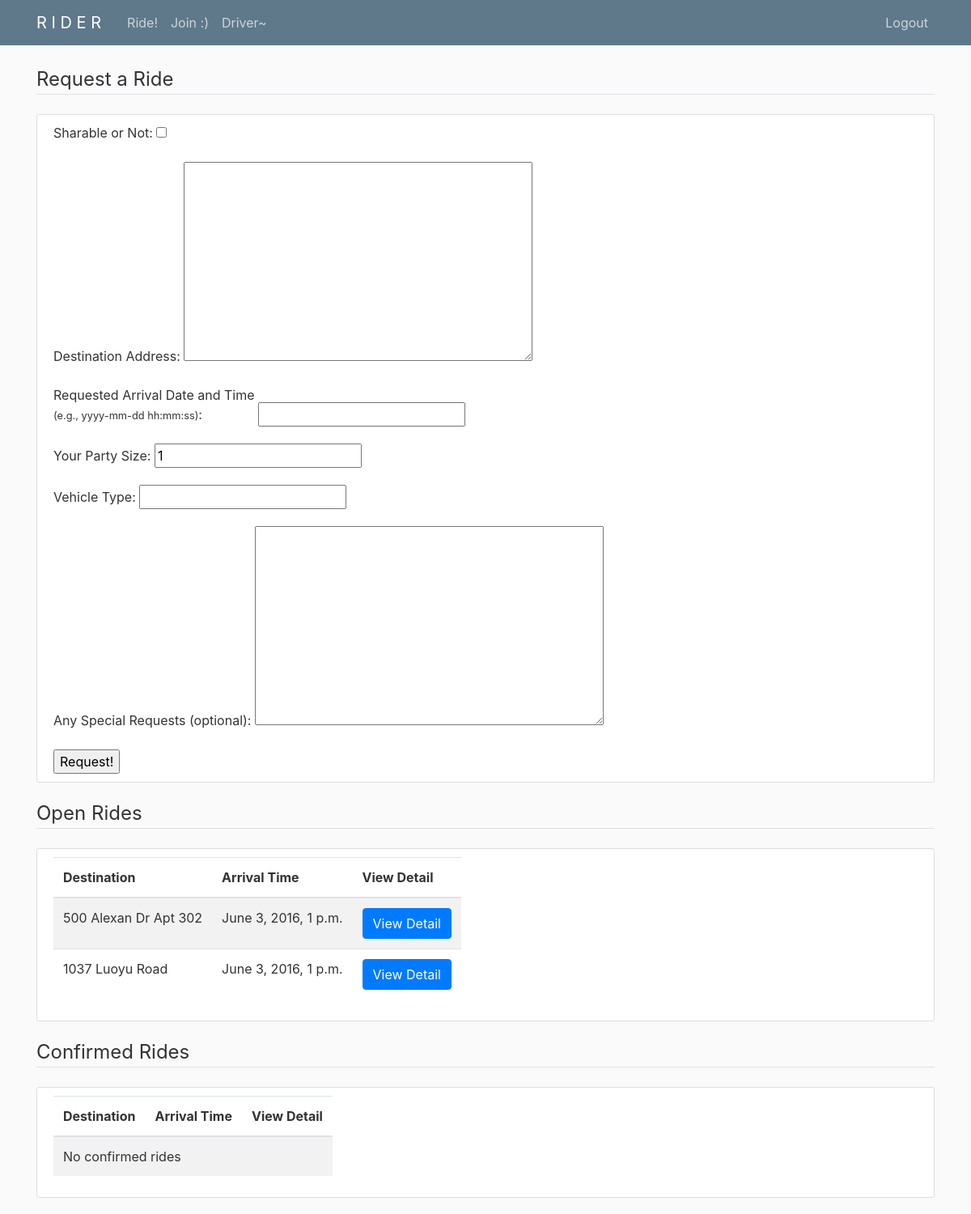
The page / (signed in) on the database its author committed.
### rider/models.py (models this page shows, shortened)
class Order(models.Model):  # Order = ride request
    STATUS_CHOICES = (
        ('O', 'Open'),
        ('C', 'Confirmed'),
        ('P', 'Completed'),
    )
    status = models.CharField(
        max_length=2, choices=STATUS_CHOICES, default='O')
    sharableTF = models.BooleanField()
    ownerID = models.ForeignKey(
        User, on_delete=models.CASCADE, related_name='ownerID')
    destAddr = models.TextField()
    reqArrvDateTime = models.DateTimeField()
    ownerPartySize = models.PositiveIntegerField(default=1)
    vehicleType = models.CharField(max_length=100, blank=True)
    specialRequest = models.TextField(blank=True)
    driverID = models.ForeignKey(
        'Driver', blank=True, on_delete=models.SET_NULL, null=True)
    sharerID = models.ForeignKey(
        User, blank=True, on_delete=models.SET_NULL, related_name='sharerID', null=True)
    sharerPartySize = models.PositiveIntegerField(blank=True, default=1)
    totalPartySize = models.PositiveIntegerField()

### rider/views.py (the view)
# urls.py: 2. Add a URL to urlpatterns:  path('', views.home, name='home')
@login_required
def home(request):
    if request.method == 'POST':
        form = OwnerOrderForm(request.POST)
        if form.is_valid():
            order = form.save(commit=False)
            order.ownerID = request.user
            order.totalPartySize = order.ownerPartySize
            order.save()
            messages.success(
                request, f'Order requested successfully!')
            return redirect('rider-home')
        messages.warning(
            request, f'Order request failed!')
    else:
        form = OwnerOrderForm()
    rides = Order.objects.filter(
        ownerID=request.user) | Order.objects.filter(sharerID=request.user)
    open_rides = rides.filter(status='O')
    confirmed_rides = rides.filter(status='C')
    return render(request, 'rider/home.html', {'form': form, 'open_rides': open_rides, 'confirmed_rides': confirmed_rides})

### rider/forms.py
class OwnerOrderForm(forms.ModelForm):
    class Meta:
        model = Order
        fields = ('sharableTF', 'destAddr', 'reqArrvDateTime',
                  'ownerPartySize', 'vehicleType', 'specialRequest')
        labels = {'sharableTF': 'Sharable or Not',
                  'destAddr': 'Destination Address',
                  'reqArrvDateTime': mark_safe('Requested Arrival Date and Time<br><small>(e.g., yyyy-mm-dd hh:mm:ss)</small>'),
                  'ownerPartySize': 'Your Party Size',
                  'vehicleType': 'Vehicle Type',
                  'specialRequest': 'Any Special Requests (optional)'}

### rider/templates/rider/home.html (shortened to what this page needs)
{% extends 'rider/base.html' %}
{% block content %}
<legend class="border-bottom mb-4">Request a Ride</legend>
<article class="media content-section">
    <div class="media-body">
        <form method="post">
            {{ form.as_p }}
            <input type="submit" value="Request!">
        </form>
    </div>
</article>
<legend class="border-bottom mb-4">Open Rides</legend>
<article class="media content-section">
    <div class="media-body">
        {% if open_rides is not None %}
            <table class="table table-striped table-hover table-responsive">
                <thead>
                    <tr>
                        <th>Destination</th>
                        <th>Arrival Time</th>
                        <th>View Detail</th>
                    </tr>
                </thead>
                <tbody>
                    {% for ride in open_rides %}
                        <tr>
                            <td>{{ ride.destAddr }}</td>
                            <td>{{ ride.reqArrvDateTime }}</td>
                            <td>
                                <form method="get" action="/ride_details">
                                    <button type="submit" class="btn btn-primary">
                                        View Detail
                                    </button>
                                </form>
                            </td>
                        </tr>
                    {% empty %}
                        <tr>
                            <td colspan="3">No open rides</td>
                        </tr>
                    {% endfor %}
                </tbody>
            </table>
        {% endif %}
    </div>
</article>
<legend class="border-bottom mb-4">Confirmed Rides</legend>
<article class="media content-section">
    <div class="media-body">
        {% if confirmed_rides is not None %}
            <table class="table table-striped table-hover table-responsive">
                <thead>
                    <tr>
                        <th>Destination</th>
                        <th>Arrival Time</th>
                        <th>View Detail</th>
                    </tr>
                </thead>
                <tbody>
                    {% for ride in confirmed_rides %}
                        <tr>
                            <td>{{ ride.destAddr }}</td>
                            <td>{{ ride.reqArrvDateTime }}</td>
                            <td>
                                <form method="get" action="/ride_details">
                                    <input type="hidden" name="rideid" value="{{ ride.id }}">
                                    <button type="submit" class="btn btn-primary">
                                        View Detail
                                    </button>
                                </form>
                            </td>
                        </tr>
                    {% empty %}
                        <tr>
                            <td colspan="3">No confirmed rides</td>
                        </tr>
                    {% endfor %}
                </tbody>
            </table>
        {% endif %}
    </div>
</article>
{% endblock %}

### rider/static/rider/main.css (style rules this page uses)
body { background: #fafafa; color: #333333; margin-top: 5rem; }
.content-section { background: #ffffff; padding: 10px 20px; border: 1px solid #dddddd; border-radius: 3px; margin-bottom: 20px; }

### rows shown on the page
Order: destAddr "500 Alexan Dr Apt 302", reqArrvDateTime "June 3, 2016, 1 p.m."
Order: destAddr "1037 Luoyu Road", reqArrvDateTime "June 3, 2016, 1 p.m."
